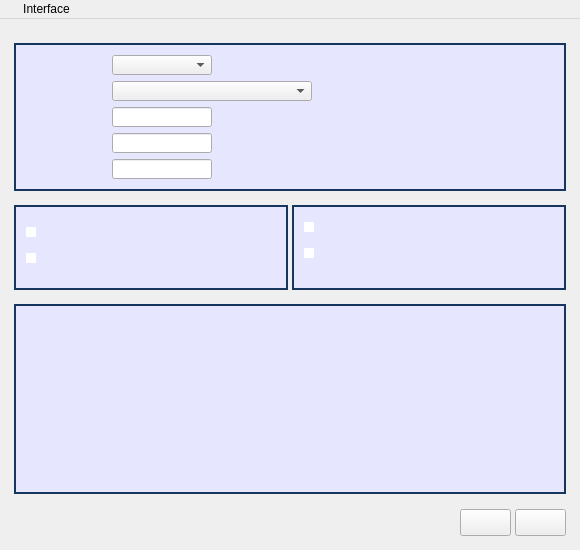
<?xml version="1.0" encoding="UTF-8"?>
<ui version="4.0">
 <class>MainWindow</class>
 <widget class="QMainWindow" name="MainWindow">
  <property name="geometry">
   <rect>
    <x>0</x>
    <y>0</y>
    <width>580</width>
    <height>550</height>
   </rect>
  </property>
  <property name="minimumSize">
   <size>
    <width>580</width>
    <height>550</height>
   </size>
  </property>
  <property name="maximumSize">
   <size>
    <width>580</width>
    <height>583</height>
   </size>
  </property>
  <property name="font">
   <font>
    <pointsize>14</pointsize>
   </font>
  </property>
  <property name="windowTitle">
   <string/>
  </property>
  <property name="windowIcon">
   <iconset>
    <normaloff>:/images/icons8-blur-80.png</normaloff>:/images/icons8-blur-80.png</iconset>
  </property>
  <property name="styleSheet">
   <string notr="true">QLabel 
{
	font-family: &quot;Segoe UI&quot;;
	font-size: 12pt;
}


QPushButton 
{
	font-family: &quot;Segoe UI&quot;;
	font-size: 12pt;
}

QComboBox 
{
	font-family: &quot;Segoe UI&quot;;
	font-size: 12pt;
}

QGroupBox  {
    border: 2px solid gray;
    border-color: #FF17365D;
    background-color: #E6E6FF;
	font-family: &quot;Segoe UI&quot;;
	font-size: 12pt;
    margin-top: 10px;
}

QGroupBox::title {
    subcontrol-origin: margin;
    left: 7px;
    padding: -5px 5px 0px 5px;
}

QMenu {
    background-color: white;
    margin: 2px; /* some spacing around the menu */
}

QMenu::item {
    padding: 2px 25px 2px 20px;
    border: 1px solid transparent; /* reserve space for selection border */
}

QMenu::item:selected {
    border-color: darkblue;
    background: rgba(100, 100, 100, 150);
}

QRadioButton::indicator {
    width:                  10px;
    height:                 10px;
    border-radius:       7px;
}

QRadioButton::indicator:checked {
    background-color:       black;
    border:                         4px;
}

QRadioButton::indicator:unchecked {
    background-color:       white;
    border:                         4px;
}


</string>
  </property>
  <property name="iconSize">
   <size>
    <width>50</width>
    <height>50</height>
   </size>
  </property>
  <property name="unifiedTitleAndToolBarOnMac">
   <bool>true</bool>
  </property>
  <widget class="QWidget" name="centralwidget">
   <layout class="QGridLayout" name="gridLayout_5">
    <item row="0" column="0">
     <layout class="QVBoxLayout" name="verticalLayout_5">
      <property name="spacing">
       <number>4</number>
      </property>
      <property name="leftMargin">
       <number>5</number>
      </property>
      <property name="topMargin">
       <number>5</number>
      </property>
      <property name="rightMargin">
       <number>5</number>
      </property>
      <property name="bottomMargin">
       <number>5</number>
      </property>
      <item>
       <widget class="QGroupBox" name="gbInputData">
        <property name="sizePolicy">
         <sizepolicy hsizetype="Preferred" vsizetype="Expanding">
          <horstretch>0</horstretch>
          <verstretch>0</verstretch>
         </sizepolicy>
        </property>
        <property name="maximumSize">
         <size>
          <width>16777215</width>
          <height>200</height>
         </size>
        </property>
        <property name="font">
         <font>
          <family>Segoe UI</family>
          <pointsize>12</pointsize>
         </font>
        </property>
        <property name="title">
         <string/>
        </property>
        <layout class="QGridLayout" name="gridLayout_2">
         <property name="leftMargin">
          <number>10</number>
         </property>
         <property name="topMargin">
          <number>10</number>
         </property>
         <property name="rightMargin">
          <number>10</number>
         </property>
         <property name="bottomMargin">
          <number>10</number>
         </property>
         <item row="2" column="0">
          <layout class="QVBoxLayout" name="verticalLayout_3">
           <item>
            <layout class="QGridLayout" name="gridLayout_6">
             <item row="1" column="1">
              <widget class="QComboBox" name="cbWaterMeterType">
               <property name="minimumSize">
                <size>
                 <width>200</width>
                 <height>0</height>
                </size>
               </property>
               <property name="maximumSize">
                <size>
                 <width>200</width>
                 <height>20</height>
                </size>
               </property>
              </widget>
             </item>
             <item row="4" column="0">
              <widget class="QLabel" name="lbPressure">
               <property name="maximumSize">
                <size>
                 <width>16777215</width>
                 <height>20</height>
                </size>
               </property>
               <property name="text">
                <string/>
               </property>
              </widget>
             </item>
             <item row="2" column="0">
              <widget class="QLabel" name="lbTemperature">
               <property name="minimumSize">
                <size>
                 <width>80</width>
                 <height>20</height>
                </size>
               </property>
               <property name="maximumSize">
                <size>
                 <width>1000</width>
                 <height>20</height>
                </size>
               </property>
               <property name="text">
                <string/>
               </property>
              </widget>
             </item>
             <item row="4" column="1">
              <layout class="QHBoxLayout" name="horizontalLayout_7">
               <item>
                <widget class="QLineEdit" name="lePressure">
                 <property name="minimumSize">
                  <size>
                   <width>100</width>
                   <height>20</height>
                  </size>
                 </property>
                 <property name="maximumSize">
                  <size>
                   <width>100</width>
                   <height>20</height>
                  </size>
                 </property>
                 <property name="font">
                  <font>
                   <pointsize>12</pointsize>
                  </font>
                 </property>
                 <property name="cursorPosition">
                  <number>0</number>
                 </property>
                </widget>
               </item>
               <item>
                <widget class="QLabel" name="lbTab5">
                 <property name="minimumSize">
                  <size>
                   <width>0</width>
                   <height>20</height>
                  </size>
                 </property>
                 <property name="maximumSize">
                  <size>
                   <width>16777215</width>
                   <height>20</height>
                  </size>
                 </property>
                 <property name="text">
                  <string/>
                 </property>
                </widget>
               </item>
              </layout>
             </item>
             <item row="2" column="1">
              <layout class="QHBoxLayout" name="horizontalLayout_5">
               <item>
                <widget class="QLineEdit" name="leTemperature">
                 <property name="minimumSize">
                  <size>
                   <width>100</width>
                   <height>20</height>
                  </size>
                 </property>
                 <property name="maximumSize">
                  <size>
                   <width>100</width>
                   <height>20</height>
                  </size>
                 </property>
                 <property name="font">
                  <font>
                   <pointsize>12</pointsize>
                  </font>
                 </property>
                </widget>
               </item>
               <item>
                <widget class="QLabel" name="lbTab3">
                 <property name="minimumSize">
                  <size>
                   <width>50</width>
                   <height>20</height>
                  </size>
                 </property>
                 <property name="maximumSize">
                  <size>
                   <width>20</width>
                   <height>20</height>
                  </size>
                 </property>
                 <property name="text">
                  <string/>
                 </property>
                </widget>
               </item>
               <item>
                <spacer name="horizontalSpacer_3">
                 <property name="orientation">
                  <enum>Qt::Horizontal</enum>
                 </property>
                 <property name="sizeHint" stdset="0">
                  <size>
                   <width>40</width>
                   <height>20</height>
                  </size>
                 </property>
                </spacer>
               </item>
              </layout>
             </item>
             <item row="3" column="0">
              <widget class="QLabel" name="lbHumidity">
               <property name="minimumSize">
                <size>
                 <width>80</width>
                 <height>20</height>
                </size>
               </property>
               <property name="maximumSize">
                <size>
                 <width>1000</width>
                 <height>20</height>
                </size>
               </property>
               <property name="text">
                <string/>
               </property>
              </widget>
             </item>
             <item row="0" column="1">
              <widget class="QComboBox" name="cbNumberOfWaterMeters">
               <property name="minimumSize">
                <size>
                 <width>100</width>
                 <height>0</height>
                </size>
               </property>
               <property name="maximumSize">
                <size>
                 <width>100</width>
                 <height>20</height>
                </size>
               </property>
              </widget>
             </item>
             <item row="1" column="0">
              <widget class="QLabel" name="lbWaterMeterType">
               <property name="minimumSize">
                <size>
                 <width>80</width>
                 <height>20</height>
                </size>
               </property>
               <property name="maximumSize">
                <size>
                 <width>1000</width>
                 <height>20</height>
                </size>
               </property>
               <property name="text">
                <string/>
               </property>
              </widget>
             </item>
             <item row="0" column="0">
              <widget class="QLabel" name="lbNumberOfWaterMeters">
               <property name="minimumSize">
                <size>
                 <width>80</width>
                 <height>20</height>
                </size>
               </property>
               <property name="maximumSize">
                <size>
                 <width>1000</width>
                 <height>20</height>
                </size>
               </property>
               <property name="text">
                <string/>
               </property>
              </widget>
             </item>
             <item row="3" column="1">
              <layout class="QHBoxLayout" name="horizontalLayout_6">
               <item>
                <widget class="QLineEdit" name="leHumidity">
                 <property name="minimumSize">
                  <size>
                   <width>100</width>
                   <height>20</height>
                  </size>
                 </property>
                 <property name="maximumSize">
                  <size>
                   <width>100</width>
                   <height>20</height>
                  </size>
                 </property>
                 <property name="font">
                  <font>
                   <pointsize>12</pointsize>
                  </font>
                 </property>
                </widget>
               </item>
               <item>
                <widget class="QLabel" name="lbTab4">
                 <property name="minimumSize">
                  <size>
                   <width>50</width>
                   <height>20</height>
                  </size>
                 </property>
                 <property name="maximumSize">
                  <size>
                   <width>20</width>
                   <height>20</height>
                  </size>
                 </property>
                 <property name="text">
                  <string/>
                 </property>
                </widget>
               </item>
               <item>
                <spacer name="horizontalSpacer_5">
                 <property name="orientation">
                  <enum>Qt::Horizontal</enum>
                 </property>
                 <property name="sizeHint" stdset="0">
                  <size>
                   <width>40</width>
                   <height>20</height>
                  </size>
                 </property>
                </spacer>
               </item>
              </layout>
             </item>
            </layout>
           </item>
          </layout>
         </item>
        </layout>
       </widget>
      </item>
      <item>
       <layout class="QHBoxLayout" name="horizontalLayout">
        <item>
         <widget class="QGroupBox" name="gbMeasurementMethod">
          <property name="minimumSize">
           <size>
            <width>120</width>
            <height>0</height>
           </size>
          </property>
          <property name="font">
           <font>
            <family>Segoe UI</family>
            <pointsize>12</pointsize>
           </font>
          </property>
          <property name="title">
           <string/>
          </property>
          <layout class="QGridLayout" name="gridLayout_4">
           <property name="leftMargin">
            <number>10</number>
           </property>
           <property name="topMargin">
            <number>15</number>
           </property>
           <property name="bottomMargin">
            <number>10</number>
           </property>
           <item row="0" column="0">
            <layout class="QVBoxLayout" name="verticalLayout_2">
             <item>
              <widget class="QRadioButton" name="rbGravitmetric">
               <property name="minimumSize">
                <size>
                 <width>200</width>
                 <height>20</height>
                </size>
               </property>
               <property name="maximumSize">
                <size>
                 <width>16777215</width>
                 <height>20</height>
                </size>
               </property>
               <property name="font">
                <font>
                 <pointsize>12</pointsize>
                </font>
               </property>
               <property name="text">
                <string/>
               </property>
              </widget>
             </item>
             <item>
              <widget class="QRadioButton" name="rbVolumetric">
               <property name="minimumSize">
                <size>
                 <width>200</width>
                 <height>20</height>
                </size>
               </property>
               <property name="maximumSize">
                <size>
                 <width>16777215</width>
                 <height>20</height>
                </size>
               </property>
               <property name="font">
                <font>
                 <pointsize>12</pointsize>
                </font>
               </property>
               <property name="text">
                <string/>
               </property>
              </widget>
             </item>
             <item>
              <spacer name="verticalSpacer_3">
               <property name="orientation">
                <enum>Qt::Vertical</enum>
               </property>
               <property name="sizeHint" stdset="0">
                <size>
                 <width>20</width>
                 <height>40</height>
                </size>
               </property>
              </spacer>
             </item>
            </layout>
           </item>
          </layout>
         </widget>
        </item>
        <item>
         <widget class="QGroupBox" name="gbReadMethod">
          <property name="minimumSize">
           <size>
            <width>100</width>
            <height>0</height>
           </size>
          </property>
          <property name="font">
           <font>
            <family>Segoe UI</family>
            <pointsize>12</pointsize>
           </font>
          </property>
          <property name="title">
           <string/>
          </property>
          <layout class="QGridLayout" name="gridLayout_7">
           <property name="leftMargin">
            <number>10</number>
           </property>
           <property name="topMargin">
            <number>10</number>
           </property>
           <property name="rightMargin">
            <number>10</number>
           </property>
           <property name="bottomMargin">
            <number>10</number>
           </property>
           <item row="0" column="0">
            <layout class="QVBoxLayout" name="verticalLayout">
             <item>
              <widget class="QRadioButton" name="rbManual">
               <property name="minimumSize">
                <size>
                 <width>120</width>
                 <height>20</height>
                </size>
               </property>
               <property name="maximumSize">
                <size>
                 <width>16777215</width>
                 <height>20</height>
                </size>
               </property>
               <property name="font">
                <font>
                 <pointsize>12</pointsize>
                </font>
               </property>
               <property name="text">
                <string/>
               </property>
              </widget>
             </item>
             <item>
              <widget class="QRadioButton" name="rbInterface">
               <property name="minimumSize">
                <size>
                 <width>200</width>
                 <height>20</height>
                </size>
               </property>
               <property name="maximumSize">
                <size>
                 <width>16777215</width>
                 <height>20</height>
                </size>
               </property>
               <property name="font">
                <font>
                 <pointsize>12</pointsize>
                </font>
               </property>
               <property name="text">
                <string/>
               </property>
              </widget>
             </item>
             <item>
              <spacer name="verticalSpacer_4">
               <property name="orientation">
                <enum>Qt::Vertical</enum>
               </property>
               <property name="sizeHint" stdset="0">
                <size>
                 <width>20</width>
                 <height>40</height>
                </size>
               </property>
              </spacer>
             </item>
            </layout>
           </item>
          </layout>
         </widget>
        </item>
       </layout>
      </item>
      <item>
       <layout class="QHBoxLayout" name="horizontalLayout_2">
        <property name="spacing">
         <number>5</number>
        </property>
        <item>
         <widget class="QGroupBox" name="gbWaterMeterFeatures">
          <property name="sizePolicy">
           <sizepolicy hsizetype="Preferred" vsizetype="Minimum">
            <horstretch>0</horstretch>
            <verstretch>0</verstretch>
           </sizepolicy>
          </property>
          <property name="maximumSize">
           <size>
            <width>16777215</width>
            <height>200</height>
           </size>
          </property>
          <property name="font">
           <font>
            <family>Segoe UI</family>
            <pointsize>12</pointsize>
           </font>
          </property>
          <property name="title">
           <string/>
          </property>
          <property name="alignment">
           <set>Qt::AlignLeading|Qt::AlignLeft|Qt::AlignTop</set>
          </property>
          <layout class="QGridLayout" name="gridLayout_3">
           <property name="leftMargin">
            <number>10</number>
           </property>
           <property name="topMargin">
            <number>10</number>
           </property>
           <property name="rightMargin">
            <number>10</number>
           </property>
           <property name="bottomMargin">
            <number>10</number>
           </property>
           <item row="0" column="0">
            <layout class="QHBoxLayout" name="horizontalLayout_3">
             <item>
              <layout class="QGridLayout" name="gridLayout">
               <item row="3" column="3">
                <widget class="QLabel" name="lbTransitionFlowUnit">
                 <property name="text">
                  <string/>
                 </property>
                </widget>
               </item>
               <item row="4" column="0">
                <widget class="QLabel" name="lbMinimumFlow">
                 <property name="text">
                  <string/>
                 </property>
                </widget>
               </item>
               <item row="7" column="1">
                <spacer name="verticalSpacer">
                 <property name="orientation">
                  <enum>Qt::Vertical</enum>
                 </property>
                 <property name="sizeHint" stdset="0">
                  <size>
                   <width>20</width>
                   <height>40</height>
                  </size>
                 </property>
                </spacer>
               </item>
               <item row="1" column="1">
                <widget class="QLabel" name="lbMaximumFlowCurrent">
                 <property name="text">
                  <string/>
                 </property>
                </widget>
               </item>
               <item row="2" column="0">
                <widget class="QLabel" name="lbNominalFlow">
                 <property name="text">
                  <string/>
                 </property>
                </widget>
               </item>
               <item row="0" column="3">
                <widget class="QLabel" name="lbNominalDiameterUnit">
                 <property name="text">
                  <string/>
                 </property>
                </widget>
               </item>
               <item row="6" column="1">
                <widget class="QLabel" name="lbNominalErrorCurrent">
                 <property name="text">
                  <string/>
                 </property>
                </widget>
               </item>
               <item row="0" column="1">
                <widget class="QLabel" name="lbNominalDiameterCurrent">
                 <property name="text">
                  <string/>
                 </property>
                </widget>
               </item>
               <item row="2" column="1">
                <widget class="QLabel" name="lbNominalFlowCurrent">
                 <property name="text">
                  <string/>
                 </property>
                </widget>
               </item>
               <item row="3" column="1">
                <widget class="QLabel" name="lbTransitionFlowCurrent">
                 <property name="text">
                  <string/>
                 </property>
                </widget>
               </item>
               <item row="4" column="1">
                <widget class="QLabel" name="lbMinimumFlowCurrent">
                 <property name="text">
                  <string/>
                 </property>
                </widget>
               </item>
               <item row="0" column="4">
                <widget class="QLabel" name="lbTab">
                 <property name="text">
                  <string/>
                 </property>
                </widget>
               </item>
               <item row="0" column="0">
                <widget class="QLabel" name="lbNominalDiameter">
                 <property name="text">
                  <string/>
                 </property>
                </widget>
               </item>
               <item row="5" column="0">
                <widget class="QLabel" name="lbMaximumError">
                 <property name="text">
                  <string/>
                 </property>
                </widget>
               </item>
               <item row="1" column="3">
                <widget class="QLabel" name="lbMaximumFlowUnit">
                 <property name="text">
                  <string/>
                 </property>
                </widget>
               </item>
               <item row="3" column="0">
                <widget class="QLabel" name="lbTransitionFlow">
                 <property name="styleSheet">
                  <string notr="true"/>
                 </property>
                 <property name="text">
                  <string/>
                 </property>
                </widget>
               </item>
               <item row="5" column="1">
                <widget class="QLabel" name="lbMaximumErrorCurrent">
                 <property name="text">
                  <string/>
                 </property>
                </widget>
               </item>
               <item row="5" column="3">
                <widget class="QLabel" name="lbMaximumErrorUnit">
                 <property name="text">
                  <string/>
                 </property>
                </widget>
               </item>
               <item row="6" column="0">
                <widget class="QLabel" name="lbNominalError">
                 <property name="text">
                  <string/>
                 </property>
                </widget>
               </item>
               <item row="2" column="3">
                <widget class="QLabel" name="lbNominalFlowUnit">
                 <property name="text">
                  <string/>
                 </property>
                </widget>
               </item>
               <item row="1" column="0">
                <widget class="QLabel" name="lbMaximumFlow">
                 <property name="text">
                  <string/>
                 </property>
                </widget>
               </item>
               <item row="4" column="3">
                <widget class="QLabel" name="lbMinimumFlowUnit">
                 <property name="text">
                  <string/>
                 </property>
                </widget>
               </item>
               <item row="6" column="3">
                <widget class="QLabel" name="lbNominalErrorUnit">
                 <property name="text">
                  <string/>
                 </property>
                </widget>
               </item>
              </layout>
             </item>
            </layout>
           </item>
           <item row="0" column="1">
            <spacer name="horizontalSpacer">
             <property name="orientation">
              <enum>Qt::Horizontal</enum>
             </property>
             <property name="sizeHint" stdset="0">
              <size>
               <width>40</width>
               <height>20</height>
              </size>
             </property>
            </spacer>
           </item>
          </layout>
         </widget>
        </item>
       </layout>
      </item>
      <item>
       <spacer name="verticalSpacer_2">
        <property name="orientation">
         <enum>Qt::Vertical</enum>
        </property>
        <property name="sizeHint" stdset="0">
         <size>
          <width>20</width>
          <height>40</height>
         </size>
        </property>
       </spacer>
      </item>
      <item>
       <layout class="QHBoxLayout" name="horizontalLayout_4">
        <item>
         <widget class="LedIndicator" name="SerialLedIndicator" native="true"/>
        </item>
        <item>
         <widget class="QLabel" name="lbConnected">
          <property name="font">
           <font>
            <family>Segoe UI</family>
            <pointsize>12</pointsize>
           </font>
          </property>
          <property name="text">
           <string/>
          </property>
         </widget>
        </item>
        <item>
         <spacer name="horizontalSpacer_2">
          <property name="orientation">
           <enum>Qt::Horizontal</enum>
          </property>
          <property name="sizeHint" stdset="0">
           <size>
            <width>40</width>
            <height>20</height>
           </size>
          </property>
         </spacer>
        </item>
        <item>
         <widget class="QPushButton" name="pbNewSession">
          <property name="text">
           <string/>
          </property>
         </widget>
        </item>
        <item>
         <widget class="QPushButton" name="pbExit">
          <property name="text">
           <string/>
          </property>
         </widget>
        </item>
       </layout>
      </item>
     </layout>
    </item>
   </layout>
  </widget>
  <widget class="QMenuBar" name="menubar">
   <property name="geometry">
    <rect>
     <x>0</x>
     <y>0</y>
     <width>580</width>
     <height>26</height>
    </rect>
   </property>
   <widget class="QMenu" name="menu_File">
    <property name="toolTipDuration">
     <number>-1</number>
    </property>
    <property name="title">
     <string/>
    </property>
    <addaction name="action_StartSession"/>
    <addaction name="separator"/>
    <addaction name="action_ExitApp"/>
   </widget>
   <widget class="QMenu" name="menu_Language">
    <property name="title">
     <string/>
    </property>
    <addaction name="action_English"/>
    <addaction name="action_Romana"/>
   </widget>
   <widget class="QMenu" name="menu_Help">
    <property name="title">
     <string/>
    </property>
    <addaction name="action_General_Description"/>
    <addaction name="action_WaterDensity"/>
    <addaction name="separator"/>
    <addaction name="action_License"/>
    <addaction name="separator"/>
    <addaction name="action_About"/>
   </widget>
   <widget class="QMenu" name="menuInterface">
    <property name="title">
     <string>Interface</string>
    </property>
    <addaction name="action_Configure_Serial_Port"/>
   </widget>
   <addaction name="menu_File"/>
   <addaction name="menuInterface"/>
   <addaction name="menu_Language"/>
   <addaction name="menu_Help"/>
  </widget>
  <action name="action_StartSession">
   <property name="text">
    <string/>
   </property>
  </action>
  <action name="action_Save">
   <property name="text">
    <string>&amp;Save</string>
   </property>
  </action>
  <action name="action_Print">
   <property name="text">
    <string>&amp;Print</string>
   </property>
  </action>
  <action name="action_Exit">
   <property name="text">
    <string>&amp;Exit</string>
   </property>
  </action>
  <action name="action_ExitApp">
   <property name="text">
    <string/>
   </property>
  </action>
  <action name="action_English">
   <property name="text">
    <string/>
   </property>
  </action>
  <action name="action_Romana">
   <property name="text">
    <string/>
   </property>
  </action>
  <action name="action_General_Description">
   <property name="text">
    <string/>
   </property>
  </action>
  <action name="action_WaterDensity">
   <property name="text">
    <string/>
   </property>
  </action>
  <action name="actionLineEntry">
   <property name="icon">
    <iconset theme="accessories-character-map">
     <normaloff>.</normaloff>.</iconset>
   </property>
   <property name="text">
    <string>LineEntry</string>
   </property>
   <property name="toolTip">
    <string>water meter entry</string>
   </property>
  </action>
  <action name="actionAbout">
   <property name="text">
    <string>About</string>
   </property>
  </action>
  <action name="action_License">
   <property name="text">
    <string/>
   </property>
  </action>
  <action name="action_About">
   <property name="text">
    <string/>
   </property>
  </action>
  <action name="action_Configure_Serial_Port">
   <property name="text">
    <string>Configure Serial Port</string>
   </property>
  </action>
 </widget>
 <customwidgets>
  <customwidget>
   <class>LedIndicator</class>
   <extends>QWidget</extends>
   <header location="global">ledindicator.h</header>
   <container>1</container>
  </customwidget>
 </customwidgets>
 <tabstops>
  <tabstop>cbNumberOfWaterMeters</tabstop>
  <tabstop>cbWaterMeterType</tabstop>
  <tabstop>rbVolumetric</tabstop>
  <tabstop>rbManual</tabstop>
  <tabstop>rbInterface</tabstop>
  <tabstop>pbNewSession</tabstop>
  <tabstop>pbExit</tabstop>
 </tabstops>
 <resources/>
 <connections>
  <connection>
   <sender>pbExit</sender>
   <signal>clicked()</signal>
   <receiver>MainWindow</receiver>
   <hints>
    <hint type="sourcelabel">
     <x>521</x>
     <y>520</y>
    </hint>
    <hint type="destinationlabel">
     <x>252</x>
     <y>522</y>
    </hint>
   </hints>
  </connection>
 </connections>
 <slots>
 </slots>
</ui>
